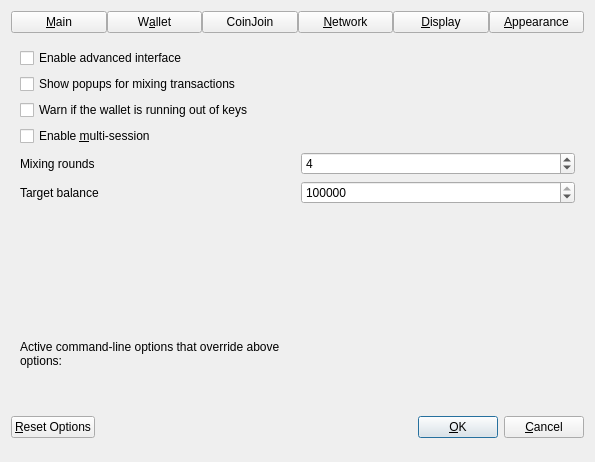
<?xml version="1.0" encoding="UTF-8"?>
<ui version="4.0">
 <class>OptionsDialog</class>
 <widget class="QDialog" name="OptionsDialog">
  <property name="geometry">
   <rect>
    <x>0</x>
    <y>0</y>
    <width>595</width>
    <height>462</height>
   </rect>
  </property>
  <property name="sizePolicy">
   <sizepolicy hsizetype="Fixed" vsizetype="Fixed">
    <horstretch>0</horstretch>
    <verstretch>0</verstretch>
   </sizepolicy>
  </property>
  <property name="windowTitle">
   <string>Options</string>
  </property>
  <property name="modal">
   <bool>true</bool>
  </property>
  <layout class="QVBoxLayout" name="verticalLayout">
   <item>
    <layout class="QHBoxLayout" name="horizontalLayout_Buttons_2">
     <property name="spacing">
      <number>0</number>
     </property>
     <property name="topMargin">
      <number>0</number>
     </property>
     <item>
      <widget class="QPushButton" name="btnMain">
       <property name="text">
        <string>&amp;Main</string>
       </property>
       <property name="checkable">
        <bool>true</bool>
       </property>
      </widget>
     </item>
     <item>
      <widget class="QPushButton" name="btnWallet">
       <property name="text">
        <string>W&amp;allet</string>
       </property>
       <property name="checkable">
        <bool>true</bool>
       </property>
      </widget>
     </item>
     <item>
      <widget class="QPushButton" name="btnCoinJoin">
       <property name="text">
        <string notr="true">CoinJoin</string>
       </property>
       <property name="checkable">
        <bool>true</bool>
       </property>
      </widget>
     </item>
     <item>
      <widget class="QPushButton" name="btnNetwork">
       <property name="text">
        <string>&amp;Network</string>
       </property>
       <property name="checkable">
        <bool>true</bool>
       </property>
      </widget>
     </item>
     <item>
      <widget class="QPushButton" name="btnDisplay">
       <property name="text">
        <string>&amp;Display</string>
       </property>
       <property name="checkable">
        <bool>true</bool>
       </property>
      </widget>
     </item>
     <item>
      <widget class="QPushButton" name="btnAppearance">
       <property name="text">
        <string>&amp;Appearance</string>
       </property>
       <property name="checkable">
        <bool>true</bool>
       </property>
      </widget>
     </item>
    </layout>
   </item>
   <item>
    <widget class="QStackedWidget" name="stackedWidgetOptions">
     <property name="minimumSize">
      <size>
       <width>0</width>
       <height>0</height>
      </size>
     </property>
     <property name="currentIndex">
      <number>2</number>
     </property>
     <widget class="QWidget" name="pageMain">
      <layout class="QVBoxLayout" name="verticalLayout_Main">
       <item>
        <widget class="QCheckBox" name="bitcoinAtStartup">
         <property name="toolTip">
          <string>Automatically start %1 after logging in to the system.</string>
         </property>
         <property name="text">
          <string>&amp;Start %1 on system login</string>
         </property>
        </widget>
       </item>
       <item>
        <widget class="QCheckBox" name="hideTrayIcon">
         <property name="toolTip">
          <string>Hide the icon from the system tray.</string>
         </property>
         <property name="text">
          <string>&amp;Hide tray icon</string>
         </property>
        </widget>
       </item>
       <item>
        <widget class="QCheckBox" name="minimizeToTray">
         <property name="toolTip">
          <string>Show only a tray icon after minimizing the window.</string>
         </property>
         <property name="text">
          <string>&amp;Minimize to the tray instead of the taskbar</string>
         </property>
        </widget>
       </item>
       <item>
        <widget class="QCheckBox" name="minimizeOnClose">
         <property name="toolTip">
          <string>Minimize instead of exit the application when the window is closed. When this option is enabled, the application will be closed only after selecting Exit in the menu.</string>
         </property>
         <property name="text">
          <string>M&amp;inimize on close</string>
         </property>
        </widget>
       </item>
       <item>
        <layout class="QHBoxLayout" name="horizontalLayout_2_Main">
         <item>
          <widget class="QLabel" name="databaseCacheLabel">
           <property name="text">
            <string>Size of &amp;database cache</string>
           </property>
           <property name="textFormat">
            <enum>Qt::PlainText</enum>
           </property>
           <property name="buddy">
            <cstring>databaseCache</cstring>
           </property>
          </widget>
         </item>
         <item>
          <widget class="QSpinBox" name="databaseCache"/>
         </item>
         <item>
          <widget class="QLabel" name="databaseCacheUnitLabel">
           <property name="text">
            <string>MB</string>
           </property>
           <property name="textFormat">
            <enum>Qt::PlainText</enum>
           </property>
          </widget>
         </item>
         <item>
          <spacer name="horizontalSpacer_2_Main">
           <property name="orientation">
            <enum>Qt::Horizontal</enum>
           </property>
           <property name="sizeHint" stdset="0">
            <size>
             <width>40</width>
             <height>20</height>
            </size>
           </property>
          </spacer>
         </item>
        </layout>
       </item>
       <item>
        <layout class="QHBoxLayout" name="horizontalLayout_3_Main">
         <item>
          <widget class="QLabel" name="threadsScriptVerifLabel">
           <property name="text">
            <string>Number of script &amp;verification threads</string>
           </property>
           <property name="textFormat">
            <enum>Qt::PlainText</enum>
           </property>
           <property name="buddy">
            <cstring>threadsScriptVerif</cstring>
           </property>
          </widget>
         </item>
         <item>
          <widget class="QSpinBox" name="threadsScriptVerif">
           <property name="toolTip">
            <string>(0 = auto, &lt;0 = leave that many cores free)</string>
           </property>
          </widget>
         </item>
         <item>
          <spacer name="horizontalSpacer_3_Main">
           <property name="orientation">
            <enum>Qt::Horizontal</enum>
           </property>
           <property name="sizeHint" stdset="0">
            <size>
             <width>40</width>
             <height>20</height>
            </size>
           </property>
          </spacer>
         </item>
        </layout>
       </item>
       <item>
        <spacer name="verticalSpacer_Main">
         <property name="orientation">
          <enum>Qt::Vertical</enum>
         </property>
         <property name="sizeHint" stdset="0">
          <size>
           <width>20</width>
           <height>40</height>
          </size>
         </property>
        </spacer>
       </item>
      </layout>
     </widget>
     <widget class="QWidget" name="pageWallet">
      <layout class="QVBoxLayout" name="verticalLayout_Wallet">
       <item>
        <layout class="QVBoxLayout" name="verticalLayout_2">
         <item>
          <widget class="QCheckBox" name="coinControlFeatures">
           <property name="toolTip">
            <string>Whether to show coin control features or not.</string>
           </property>
           <property name="text">
            <string>Enable coin &amp;control features</string>
           </property>
          </widget>
         </item>
         <item>
          <widget class="QCheckBox" name="showSmartnodesTab">
           <property name="toolTip">
            <string>Show additional tab listing all your smartnodes in first sub-tab&lt;br/&gt;and all smartnodes on the network in second sub-tab.</string>
           </property>
           <property name="text">
            <string>Show Smartnodes Tab</string>
           </property>
          </widget>
         </item>
         <item>
          <widget class="QCheckBox" name="spendZeroConfChange">
           <property name="toolTip">
            <string>If you disable the spending of unconfirmed change, the change from a transaction&lt;br/&gt;cannot be used until that transaction has at least one confirmation.&lt;br/&gt;This also affects how your balance is computed.</string>
           </property>
           <property name="text">
            <string>&amp;Spend unconfirmed change</string>
           </property>
          </widget>
         </item>
         <item>
          <widget class="QCheckBox" name="coinJoinEnabled">
           <property name="toolTip">
            <string>Show mixing interface on Overview screen and reveal an additional screen which allows to spend fully mixed coins only.&lt;br/&gt;A new tab with more settings will also appear in this dialog, please make sure to check them before mixing your coins.</string>
           </property>
           <property name="text">
            <string notr="true">Enable CoinJoin features</string>
           </property>
          </widget>
         </item>
        </layout>
       </item>
       <item>
        <spacer name="verticalSpacer_Wallet">
         <property name="orientation">
          <enum>Qt::Vertical</enum>
         </property>
         <property name="sizeHint" stdset="0">
          <size>
           <width>20</width>
           <height>40</height>
          </size>
         </property>
        </spacer>
       </item>
      </layout>
     </widget>
     <widget class="QWidget" name="pageCoinJoin">
      <layout class="QVBoxLayout" name="verticalLayout_4">
       <item>
        <widget class="QCheckBox" name="showAdvancedCJUI">
         <property name="toolTip">
          <string>Show additional information and buttons on overview screen.</string>
         </property>
         <property name="text">
          <string>Enable advanced interface</string>
         </property>
        </widget>
       </item>
       <item>
        <widget class="QCheckBox" name="showCoinJoinPopups">
         <property name="toolTip">
          <string>Show system popups for mixing transactions&lt;br/&gt;just like for all other transaction types.</string>
         </property>
         <property name="text">
          <string>Show popups for mixing transactions</string>
         </property>
        </widget>
       </item>
       <item>
        <widget class="QCheckBox" name="lowKeysWarning">
         <property name="toolTip">
          <string>Show warning dialog when the wallet has very low number of keys left.</string>
         </property>
         <property name="text">
          <string>Warn if the wallet is running out of keys</string>
         </property>
        </widget>
       </item>
       <item>
        <widget class="QCheckBox" name="coinJoinMultiSession">
         <property name="toolTip">
          <string>Whether to use experimental mode with multiple mixing sessions per block.&lt;br/&gt;Note: You must use this feature carefully.&lt;br/&gt;Make sure you always have recent wallet (auto)backup in a safe place!</string>
         </property>
         <property name="text">
          <string>Enable &amp;multi-session</string>
         </property>
        </widget>
       </item>
       <item>
        <layout class="QHBoxLayout" name="horizontalLayout_4_Wallet">
         <item>
          <widget class="QLabel" name="lblCoinJoinRoundsText">
           <property name="toolTip">
            <string>This setting determines the amount of individual smartnodes that an input will be mixed through.&lt;br/&gt;More rounds of mixing gives a higher degree of privacy, but also costs more in fees.</string>
           </property>
           <property name="text">
            <string>Mixing rounds</string>
           </property>
          </widget>
         </item>
         <item>
          <widget class="QSpinBox" name="coinJoinRounds">
           <property name="minimum">
            <number>2</number>
           </property>
           <property name="maximum">
            <number>16</number>
           </property>
           <property name="value">
            <number>4</number>
           </property>
          </widget>
         </item>
        </layout>
       </item>
       <item>
        <layout class="QHBoxLayout" name="horizontalLayout">
         <item>
          <widget class="QLabel" name="lblCoinJoinAmountText">
           <property name="toolTip">
            <string>This amount acts as a threshold to turn off mixing once it's reached.</string>
           </property>
           <property name="statusTip">
            <string notr="true"/>
           </property>
           <property name="whatsThis">
            <string notr="true"/>
           </property>
           <property name="accessibleName">
            <string notr="true"/>
           </property>
           <property name="accessibleDescription">
            <string notr="true"/>
           </property>
           <property name="text">
            <string>Target balance</string>
           </property>
          </widget>
         </item>
         <item>
          <widget class="QSpinBox" name="coinJoinAmount">
           <property name="minimum">
            <number>1000</number>
           </property>
           <property name="maximum">
            <number>2000000</number>
           </property>
           <property name="singleStep">
            <number>1000</number>
           </property>
           <property name="value">
            <number>1000000</number>
           </property>
          </widget>
         </item>
        </layout>
       </item>
       <item>
        <spacer name="verticalSpacerPS">
         <property name="orientation">
          <enum>Qt::Vertical</enum>
         </property>
         <property name="sizeHint" stdset="0">
          <size>
           <width>20</width>
           <height>40</height>
          </size>
         </property>
        </spacer>
       </item>
      </layout>
     </widget>
     <widget class="QWidget" name="pageNetwork">
      <layout class="QVBoxLayout" name="verticalLayout_Network">
       <item>
        <widget class="QCheckBox" name="mapPortUpnp">
         <property name="toolTip">
          <string>Automatically open the Keymaker Core client port on the router. This only works when your router supports UPnP and it is enabled.</string>
         </property>
         <property name="text">
          <string>Map port using &amp;UPnP</string>
         </property>
        </widget>
       </item>
       <item>
        <widget class="QCheckBox" name="allowIncoming">
         <property name="toolTip">
          <string>Accept connections from outside.</string>
         </property>
         <property name="text">
          <string>Allow incomin&amp;g connections</string>
         </property>
        </widget>
       </item>
       <item>
        <widget class="QCheckBox" name="connectSocks">
         <property name="toolTip">
          <string>Connect to the Keymaker network through a SOCKS5 proxy.</string>
         </property>
         <property name="text">
          <string>&amp;Connect through SOCKS5 proxy (default proxy):</string>
         </property>
        </widget>
       </item>
       <item>
        <layout class="QHBoxLayout" name="horizontalLayout_1_Network">
         <item>
          <widget class="QLabel" name="proxyIpLabel">
           <property name="text">
            <string>Proxy &amp;IP:</string>
           </property>
           <property name="textFormat">
            <enum>Qt::PlainText</enum>
           </property>
           <property name="buddy">
            <cstring>proxyIp</cstring>
           </property>
          </widget>
         </item>
         <item>
          <widget class="QValidatedLineEdit" name="proxyIp">
           <property name="minimumSize">
            <size>
             <width>140</width>
             <height>0</height>
            </size>
           </property>
           <property name="maximumSize">
            <size>
             <width>140</width>
             <height>16777215</height>
            </size>
           </property>
           <property name="toolTip">
            <string>IP address of the proxy (e.g. IPv4: 127.0.0.1 / IPv6: ::1)</string>
           </property>
          </widget>
         </item>
         <item>
          <widget class="QLabel" name="proxyPortLabel">
           <property name="text">
            <string>&amp;Port:</string>
           </property>
           <property name="textFormat">
            <enum>Qt::PlainText</enum>
           </property>
           <property name="buddy">
            <cstring>proxyPort</cstring>
           </property>
          </widget>
         </item>
         <item>
          <widget class="QLineEdit" name="proxyPort">
           <property name="minimumSize">
            <size>
             <width>60</width>
             <height>0</height>
            </size>
           </property>
           <property name="maximumSize">
            <size>
             <width>60</width>
             <height>16777215</height>
            </size>
           </property>
           <property name="toolTip">
            <string>Port of the proxy (e.g. 9050)</string>
           </property>
          </widget>
         </item>
         <item>
          <spacer name="horizontalSpacer_1_Network">
           <property name="orientation">
            <enum>Qt::Horizontal</enum>
           </property>
           <property name="sizeHint" stdset="0">
            <size>
             <width>40</width>
             <height>20</height>
            </size>
           </property>
          </spacer>
         </item>
        </layout>
       </item>
       <item>
        <layout class="QHBoxLayout" name="horizontalLayout_2_Network">
         <item>
          <widget class="QLabel" name="proxyActiveNets">
           <property name="text">
            <string>Used for reaching peers via:</string>
           </property>
           <property name="textFormat">
            <enum>Qt::PlainText</enum>
           </property>
          </widget>
         </item>
         <item>
          <widget class="QCheckBox" name="proxyReachIPv4">
           <property name="enabled">
            <bool>false</bool>
           </property>
           <property name="toolTip">
            <string>Shows if the supplied default SOCKS5 proxy is used to reach peers via this network type.</string>
           </property>
           <property name="text">
            <string>IPv4</string>
           </property>
          </widget>
         </item>
         <item>
          <widget class="QCheckBox" name="proxyReachIPv6">
           <property name="enabled">
            <bool>false</bool>
           </property>
           <property name="toolTip">
            <string>Shows if the supplied default SOCKS5 proxy is used to reach peers via this network type.</string>
           </property>
           <property name="text">
            <string>IPv6</string>
           </property>
          </widget>
         </item>
         <item>
          <widget class="QCheckBox" name="proxyReachTor">
           <property name="enabled">
            <bool>false</bool>
           </property>
           <property name="toolTip">
            <string>Shows if the supplied default SOCKS5 proxy is used to reach peers via this network type.</string>
           </property>
           <property name="text">
            <string>Tor</string>
           </property>
          </widget>
         </item>
         <item>
          <spacer name="horizontalSpacer_2_Network">
           <property name="orientation">
            <enum>Qt::Horizontal</enum>
           </property>
           <property name="sizeHint" stdset="0">
            <size>
             <width>40</width>
             <height>20</height>
            </size>
           </property>
          </spacer>
         </item>
        </layout>
       </item>
       <item>
        <widget class="QCheckBox" name="connectSocksTor">
         <property name="toolTip">
          <string>Connect to the Keymaker network through a separate SOCKS5 proxy for Tor hidden services.</string>
         </property>
         <property name="text">
          <string>Use separate SOCKS&amp;5 proxy to reach peers via Tor hidden services:</string>
         </property>
        </widget>
       </item>
       <item>
        <layout class="QHBoxLayout" name="horizontalLayout_3_Network">
         <item>
          <widget class="QLabel" name="proxyIpTorLabel">
           <property name="text">
            <string>Proxy &amp;IP:</string>
           </property>
           <property name="textFormat">
            <enum>Qt::PlainText</enum>
           </property>
           <property name="buddy">
            <cstring>proxyIpTor</cstring>
           </property>
          </widget>
         </item>
         <item>
          <widget class="QValidatedLineEdit" name="proxyIpTor">
           <property name="minimumSize">
            <size>
             <width>140</width>
             <height>0</height>
            </size>
           </property>
           <property name="maximumSize">
            <size>
             <width>140</width>
             <height>16777215</height>
            </size>
           </property>
           <property name="toolTip">
            <string>IP address of the proxy (e.g. IPv4: 127.0.0.1 / IPv6: ::1)</string>
           </property>
          </widget>
         </item>
         <item>
          <widget class="QLabel" name="proxyPortTorLabel">
           <property name="text">
            <string>&amp;Port:</string>
           </property>
           <property name="textFormat">
            <enum>Qt::PlainText</enum>
           </property>
           <property name="buddy">
            <cstring>proxyPortTor</cstring>
           </property>
          </widget>
         </item>
         <item>
          <widget class="QLineEdit" name="proxyPortTor">
           <property name="minimumSize">
            <size>
             <width>60</width>
             <height>0</height>
            </size>
           </property>
           <property name="maximumSize">
            <size>
             <width>60</width>
             <height>16777215</height>
            </size>
           </property>
           <property name="toolTip">
            <string>Port of the proxy (e.g. 9050)</string>
           </property>
          </widget>
         </item>
         <item>
          <spacer name="horizontalSpacer_4_Network">
           <property name="orientation">
            <enum>Qt::Horizontal</enum>
           </property>
           <property name="sizeHint" stdset="0">
            <size>
             <width>40</width>
             <height>20</height>
            </size>
           </property>
          </spacer>
         </item>
        </layout>
       </item>
       <item>
        <spacer name="verticalSpacer_Network">
         <property name="orientation">
          <enum>Qt::Vertical</enum>
         </property>
         <property name="sizeHint" stdset="0">
          <size>
           <width>20</width>
           <height>40</height>
          </size>
         </property>
        </spacer>
       </item>
      </layout>
     </widget>
     <widget class="QWidget" name="pageDisplay">
      <layout class="QVBoxLayout" name="verticalLayout_Display">
       <item>
        <layout class="QHBoxLayout" name="horizontalLayout_1_Display">
         <item>
          <widget class="QLabel" name="langLabel">
           <property name="text">
            <string>User Interface &amp;language:</string>
           </property>
           <property name="textFormat">
            <enum>Qt::PlainText</enum>
           </property>
           <property name="buddy">
            <cstring>lang</cstring>
           </property>
          </widget>
         </item>
         <item>
          <widget class="QValueComboBox" name="lang">
           <property name="toolTip">
            <string>The user interface language can be set here. This setting will take effect after restarting %1.</string>
           </property>
          </widget>
         </item>
        </layout>
       </item>
       <item>
        <widget class="QLabel" name="label_3">
         <property name="toolTip">
          <string notr="true"/>
         </property>
         <property name="statusTip">
          <string notr="true"/>
         </property>
         <property name="whatsThis">
          <string notr="true"/>
         </property>
         <property name="accessibleName">
          <string notr="true"/>
         </property>
         <property name="text">
          <string>Language missing or translation incomplete? Help contributing translations here:
https://www.transifex.com/projects/p/keymaker/</string>
         </property>
         <property name="wordWrap">
          <bool>true</bool>
         </property>
         <property name="openExternalLinks">
          <bool>true</bool>
         </property>
         <property name="textInteractionFlags">
          <set>Qt::TextBrowserInteraction</set>
         </property>
        </widget>
       </item>
       <item>
        <widget class="Line" name="line">
         <property name="orientation">
          <enum>Qt::Horizontal</enum>
         </property>
        </widget>
       </item>
       <item>
        <layout class="QHBoxLayout" name="horizontalLayout_2_Display">
         <item>
          <widget class="QLabel" name="unitLabel">
           <property name="text">
            <string>&amp;Unit to show amounts in:</string>
           </property>
           <property name="textFormat">
            <enum>Qt::PlainText</enum>
           </property>
           <property name="buddy">
            <cstring>unit</cstring>
           </property>
          </widget>
         </item>
         <item>
          <widget class="QValueComboBox" name="unit">
           <property name="toolTip">
            <string>Choose the default subdivision unit to show in the interface and when sending coins.</string>
           </property>
          </widget>
         </item>
        </layout>
       </item>
       <item>
        <layout class="QHBoxLayout" name="horizontalLayout_5_Display">
         <item>
          <widget class="QLabel" name="digitsLabel">
           <property name="text">
            <string>Decimal digits</string>
           </property>
          </widget>
         </item>
         <item>
          <widget class="QValueComboBox" name="digits"/>
         </item>
        </layout>
       </item>
       <item>
        <layout class="QHBoxLayout" name="horizontalLayout_3_Display">
         <item>
          <widget class="QLabel" name="thirdPartyTxUrlsLabel">
           <property name="toolTip">
            <string>Third party URLs (e.g. a block explorer) that appear in the transactions tab as context menu items.&lt;br/&gt;%s in the URL is replaced by transaction hash. Multiple URLs are separated by vertical bar |.</string>
           </property>
           <property name="text">
            <string>&amp;Third party transaction URLs</string>
           </property>
           <property name="buddy">
            <cstring>thirdPartyTxUrls</cstring>
           </property>
          </widget>
         </item>
         <item>
          <widget class="QLineEdit" name="thirdPartyTxUrls">
           <property name="toolTip">
            <string>Third party URLs (e.g. a block explorer) that appear in the transactions tab as context menu items.&lt;br/&gt;%s in the URL is replaced by transaction hash. Multiple URLs are separated by vertical bar |.</string>
           </property>
          </widget>
         </item>
        </layout>
       </item>
       <item>
        <spacer name="verticalSpacer">
         <property name="orientation">
          <enum>Qt::Vertical</enum>
         </property>
         <property name="sizeHint" stdset="0">
          <size>
           <width>20</width>
           <height>40</height>
          </size>
         </property>
        </spacer>
       </item>
      </layout>
     </widget>
     <widget class="QWidget" name="pageAppearance">
      <layout class="QVBoxLayout" name="verticalLayout_3">
       <item>
        <widget class="QWidget" name="widgetAppearance" native="true"/>
       </item>
       <item>
        <spacer name="verticalSpacer_2">
         <property name="orientation">
          <enum>Qt::Vertical</enum>
         </property>
         <property name="sizeHint" stdset="0">
          <size>
           <width>20</width>
           <height>40</height>
          </size>
         </property>
        </spacer>
       </item>
      </layout>
     </widget>
    </widget>
   </item>
   <item>
    <widget class="QFrame" name="frame">
     <layout class="QVBoxLayout" name="verticalLayout_Bottom">
      <item>
       <layout class="QHBoxLayout" name="horizontalLayout_Bottom">
        <item>
         <widget class="QLabel" name="overriddenByCommandLineInfoLabel">
          <property name="text">
           <string>Active command-line options that override above options:</string>
          </property>
          <property name="textFormat">
           <enum>Qt::PlainText</enum>
          </property>
          <property name="wordWrap">
           <bool>true</bool>
          </property>
         </widget>
        </item>
        <item>
         <spacer name="horizontalSpacer_Bottom">
          <property name="orientation">
           <enum>Qt::Horizontal</enum>
          </property>
          <property name="sizeHint" stdset="0">
           <size>
            <width>40</width>
            <height>20</height>
           </size>
          </property>
         </spacer>
        </item>
       </layout>
      </item>
      <item>
       <widget class="QLabel" name="overriddenByCommandLineLabel">
        <property name="text">
         <string/>
        </property>
        <property name="textFormat">
         <enum>Qt::PlainText</enum>
        </property>
        <property name="wordWrap">
         <bool>true</bool>
        </property>
       </widget>
      </item>
     </layout>
    </widget>
   </item>
   <item>
    <layout class="QHBoxLayout" name="horizontalLayout_Buttons">
     <item>
      <widget class="QPushButton" name="resetButton">
       <property name="toolTip">
        <string>Reset all client options to default.</string>
       </property>
       <property name="text">
        <string>&amp;Reset Options</string>
       </property>
       <property name="autoDefault">
        <bool>false</bool>
       </property>
      </widget>
     </item>
     <item>
      <spacer name="horizontalSpacer_1">
       <property name="orientation">
        <enum>Qt::Horizontal</enum>
       </property>
       <property name="sizeHint" stdset="0">
        <size>
         <width>40</width>
         <height>48</height>
        </size>
       </property>
      </spacer>
     </item>
     <item>
      <widget class="QLabel" name="statusLabel">
       <property name="minimumSize">
        <size>
         <width>200</width>
         <height>0</height>
        </size>
       </property>
       <property name="text">
        <string/>
       </property>
       <property name="textFormat">
        <enum>Qt::PlainText</enum>
       </property>
       <property name="wordWrap">
        <bool>true</bool>
       </property>
      </widget>
     </item>
     <item>
      <spacer name="horizontalSpacer_2">
       <property name="orientation">
        <enum>Qt::Horizontal</enum>
       </property>
       <property name="sizeHint" stdset="0">
        <size>
         <width>40</width>
         <height>48</height>
        </size>
       </property>
      </spacer>
     </item>
     <item>
      <widget class="QPushButton" name="okButton">
       <property name="text">
        <string>&amp;OK</string>
       </property>
       <property name="autoDefault">
        <bool>false</bool>
       </property>
       <property name="default">
        <bool>true</bool>
       </property>
      </widget>
     </item>
     <item>
      <widget class="QPushButton" name="cancelButton">
       <property name="text">
        <string>&amp;Cancel</string>
       </property>
       <property name="autoDefault">
        <bool>false</bool>
       </property>
      </widget>
     </item>
    </layout>
   </item>
  </layout>
 </widget>
 <customwidgets>
  <customwidget>
   <class>QValidatedLineEdit</class>
   <extends>QLineEdit</extends>
   <header>qt/qvalidatedlineedit.h</header>
  </customwidget>
  <customwidget>
   <class>QValueComboBox</class>
   <extends>QComboBox</extends>
   <header>qt/qvaluecombobox.h</header>
  </customwidget>
 </customwidgets>
 <resources/>
 <connections/>
</ui>
